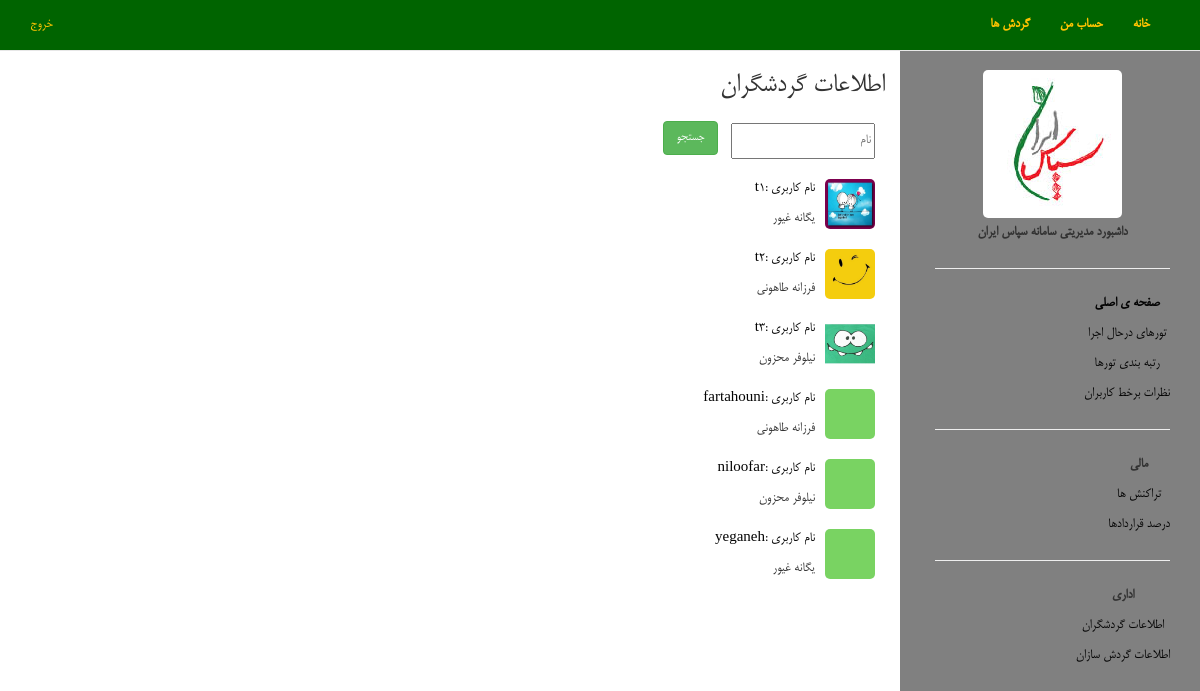
Before: /manager/touristList/ with the older database file.
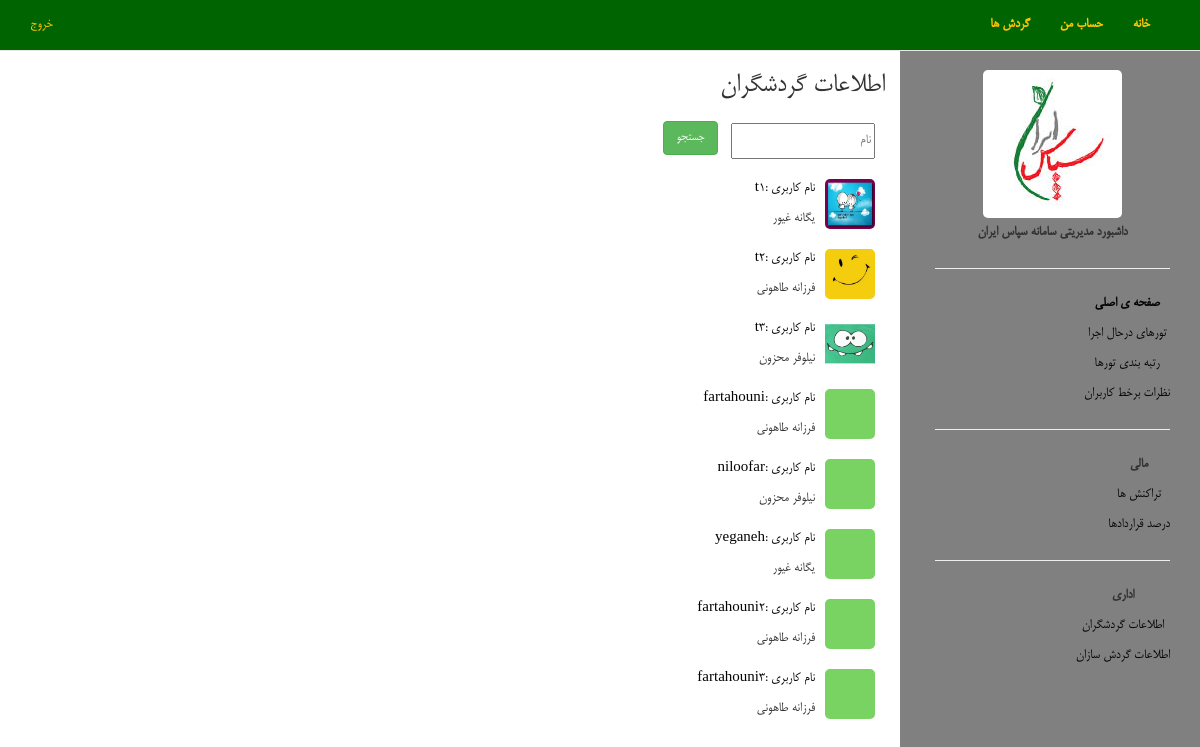
After: the same page with the newer database file.
### user/models.py (models this page shows, shortened)
class TouristProfile(models.Model):
    user = models.OneToOneField(UserM,related_name='tprofile')
    location = models.CharField(max_length=250, null=True,blank=True)
    birthday = models.DateField(null=True,blank=True)
    gender = models.CharField(max_length=10, choices=GENDER)
    account = models.IntegerField(default=0)
    has_payed = models.BooleanField(default=True)

class UserM(models.Model):
    user = models.OneToOneField(User, related_name='userm')
    register_time = models.DateTimeField(default=datetime.now)
    picture = models.FileField(upload_to="static/user/img/", default="static/user/img/default.jpg" , null=True, blank=True)
    kind = models.CharField(max_length=10, choices=USER_KIND) #? what is this? redundant

### manager_dashboard/views.py (the view)
# urls.py: url(r'touristList/$', 'manager_dashboard.views.showTouristList'),
def showTouristList(request):
    List = TouristProfile.objects.all()
    return render(request, "manager_gardeshgar_info.html", {"header":"گردشگران" ,"list": List})

### manager_dashboard/templates/manager_gardeshgar_info.html (shortened to what this page needs)
{% extends "manager_dashboard.html" %}
{% load staticfiles %}
{% block content_dashboard %}
    <div class="col-md-9">
        <h2>اطلاعات
            {{ header }}</h2>
        {% ifequal header "گردشگران" %}
            <form method="get" action="/manager/tourist/search/">
        {% endifequal %}
        <input type="text" style="margin: 10px" name="username" placeholder="نام">
        <input type="submit" value="جستجو" class="btn btn-success">
        </form>
        <table>
            {% for tourist in list %}
                <tr>
                    <td>
                <span>
                    <img class="tour_image_med" src="/{{ tourist.user.picture }}">
                </span>
                    </td>
                    <td>
                        {% ifequal header "گردشگران" %}
                            <a href="profile/tourist/{{ tourist.user.user.username }}">نام کاربری
                            :{{ tourist.user.user.username }} </a>
                        {% endifequal %}
                        <br>
                        {{ tourist.user.user.first_name }} {{ tourist.user.user.last_name }}
                    </td>
                </tr>
            {% endfor %}
        </table>
    </div>
{% endblock content_dashboard %}

Changed rows visible on the page:
added TouristProfile: user.picture (placeholder picture), user.user.username "fartahouni2", user.user.first_name "فرزانه", user.user.last_name "طاهونی"
added TouristProfile: user.picture (placeholder picture), user.user.username "fartahouni3", user.user.first_name "فرزانه", user.user.last_name "طاهونی"
